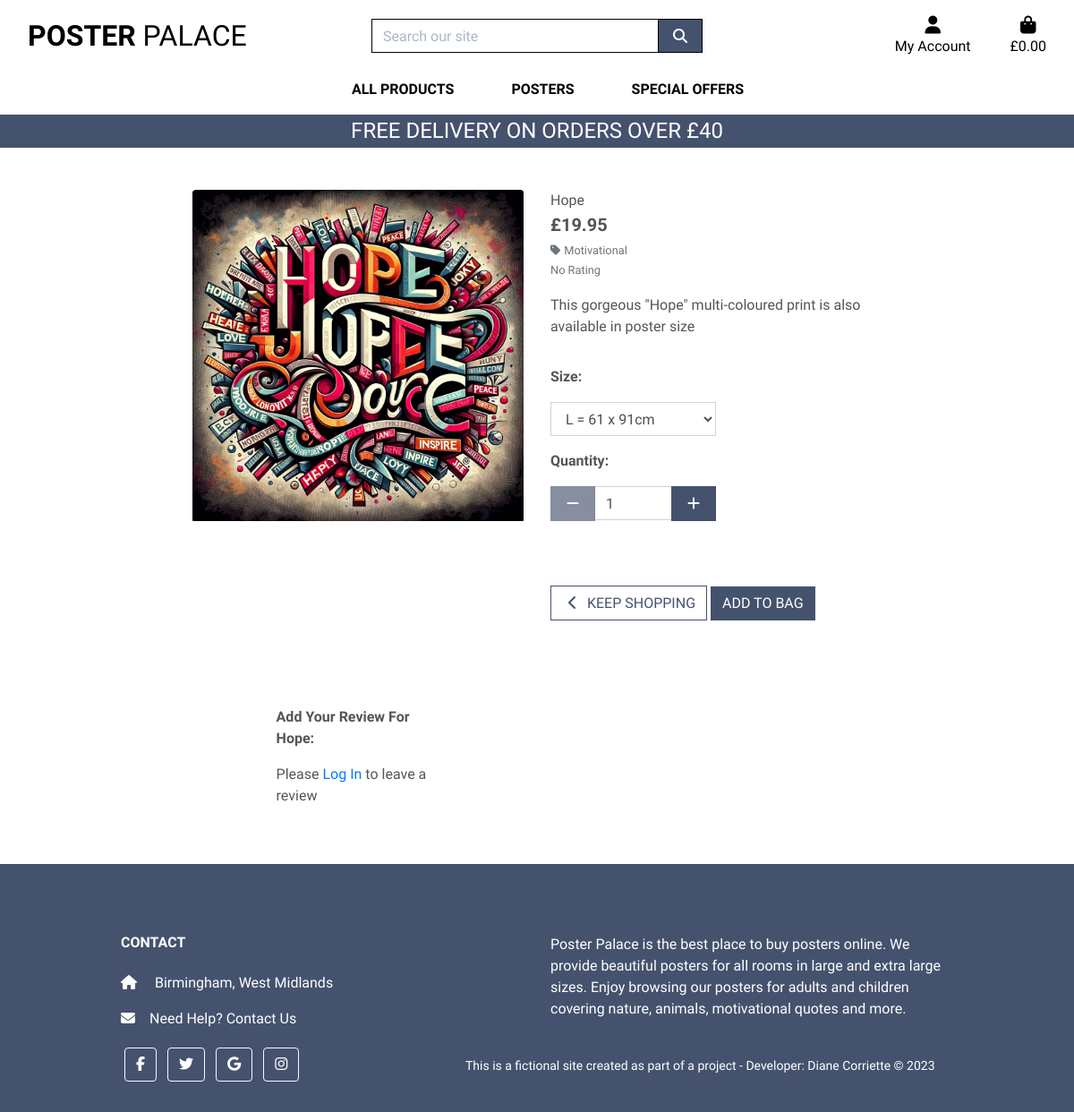
Screenshot of /products/2/ with the database file from the repository.
### products/models.py (models this page shows, shortened)
class Product(models.Model):
    sku = models.CharField(max_length=15,
                           default=get_random_string,
                           null=True, blank=True)
    name = models.CharField(max_length=200)
    slug = models.SlugField(max_length=200, unique=True)
    image = models.ImageField(null=True, blank=True)
    description = models.TextField(blank=True)
    sizes = models.BooleanField(default=False, null=True, blank=True)
    price = models.DecimalField(default=9.95, max_digits=8, decimal_places=2)
    category = models.ForeignKey('Category', null=True,
                                 blank=True, on_delete=models.SET_NULL)
    available = models.BooleanField(default=True)
    created = models.DateTimeField(auto_now_add=True)
    updated = models.DateTimeField(auto_now=True)

class Category(models.Model):
    name = models.CharField(max_length=200)
    slug = models.SlugField(max_length=200,
                            unique=True, null=True, blank=True)
    friendly_name = models.CharField(max_length=200, null=True, blank=True)
    class Meta:
        ordering = ['name']
        verbose_name = 'category'
        verbose_name_plural = 'categories'

### products/views.py (the view)
# urls.py: path('<int:product_id>/', views.product_detail, name='product_detail'),
def product_detail(request, product_id):
    product = get_object_or_404(Product, pk=product_id)
    context = {
        'product': product,
    }
    return render(request, 'products/product_detail.html', context)

### bag/contexts.py (called while the page is built, shortened)
def bag_contents(request):
    bag_items = []
    total = 0
    product_count = 0
    bag = request.session.get('bag', {})
    if total < settings.FREE_DELIVERY_THRESHOLD:
        delivery = total * Decimal(settings.STANDARD_DELIVERY_PERCENTAGE / 100)
        free_delivery_delta = settings.FREE_DELIVERY_THRESHOLD - total
    else:
        delivery = 0
        free_delivery_delta = 0
    grand_total = delivery + total
    context = {
        'bag_items': bag_items,
        'total': total,
        'product_count': product_count,
        'delivery': delivery,
        'free_delivery_delta': free_delivery_delta,
        'free_delivery_threshold': settings.FREE_DELIVERY_THRESHOLD,
        'grand_total': grand_total,
    }
    return context

### products/templates/products/product_detail.html (shortened to what this page needs)
{% extends "base.html" %}
{% load static %}
{% load reviews %}
{% load crispy_forms_tags %}
{% block page_header %}
    <div class="container header-container">
    </div>
{% endblock %}
{% block content %}
    <div class="overlay"></div>
    <div class="container-fluid">
        <div class="row">
            <div class="col-12 col-md-6 col-lg-4 offset-lg-2">
                <div class="image-container my-5">
                    {% if product.image %}
                        <a href="{{ product.image.url }}" target="_blank">
                            <img class="card-img-top img-fluid" src="{{ product.image.url }}" alt="{{ product.name }}">
                        </a>
                        {% else %}
                        <a href="">
                            <img class="card-img-top img-fluid" src="{{ MEDIA_URL }}noimage.png" alt="{{ product.name }}">
                        </a>
                    {% endif %}
                </div>
            </div>
            <div class="col-12 col-md-6 col-lg-4">
                <div class="product-details-container mb-5 mt-md-5">
                    <p class="mb-0">{{ product.name }}</p>
                    <p class="lead mb-0 text-left font-weight-bold">&#163;{{ product.price }}</p>
                    {% if product.category %}
                    <p class="small mt-1 mb-0">
                        <a class="text-muted" href="{% url 'products' %}?category={{ product.category.name }}">
                            <i class="fas fa-tag mr-1"></i>{{ product.category.friendly_name }}
                        </a>
                    </p>
                    {% endif %}
                    {% if product.rating %}
                        <small class="text-muted"><i class="fas fa-star mr-1"></i>{{ product.rating }} / 7</small>
                    {% else %}
                        <small class="text-muted">No Rating</small>
                    {% endif %}
                    <p class="mt-3">{{ product.description }}</p>
                    <form class="form" action="{% url 'add_to_bag' product.id %}" method="POST">
                        <div class="form-row">
                            {% with product.sizes as s %}
                            {% if s %}
                                <div class="col-12">
                                    <p class="mt-3"><strong>Size:</strong></p>
                                    <select class="form-control rounded-0 w-50" name="product_size" id='id_product_size'>
                                        <option value="L">L = 61 x 91cm</option>
                                    </select>
                                </div>
                            {% endif %}
                            <div class="col-12">
                                <p class="mt-3"><strong>Quantity:</strong></p>
                                <div class="form-group w-50">
                                    <div class="input-group">
                                        <div class="input-group-prepend">
                                            <button class="decrement-qty btn btn-black rounded-0"
                                                data-item_id="{{ product.id }}" id="decrement-qty_{{ product.id }}">
                                                <span class="icon">
                                                    <i class="fas fa-minus"></i>
                                                </span>
                                            </button>
                                        </div>
                                        <input class="form-control qty_input" type="number"
                                            name="quantity" value="1" min="1" max="99"
                                            data-item_id="{{ product.id }}"
                                            id="id_qty_{{ product.id }}">
                                        <div class="input-group-append">
                                            <button class="increment-qty btn btn-black rounded-0"
                                                data-item_id="{{ product.id }}" id="increment-qty_{{ product.id }}">
                                                <span class="icon">
                                                    <i class="fas fa-plus"></i>
                                                </span>
                                            </button>
                                        </div>
                                    </div>
                                </div>
                            </div>
                            <div class="col{% if s %}-12 mt-2{% endif %}">
                                <a href="{% url 'products' %}" class="btn btn-outline-black rounded-0 mt-5">
                                    <span class="icon">
                                        <i class="fas fa-chevron-left"></i>
                                    </span>
                                    <span class="text-uppercase">Keep Shopping</span>
                                </a>
                                <input type="submit" class="btn btn-black rounded-0 text-uppercase mt-5" value="Add to Bag">
                            </div>
                            {% endwith %}
                        </div>
                    </form>
                </div>
            </div>
        </div>
    </div>
<div class="overlay"></div>
<div class="container-fluid">
    <div class="row">
        <div class="col-12 col-md-6 col-lg-4 offset-lg-2">
            <div class="container my-5">
                <div class="container">
                    <p class="mt-3"><strong>Add Your Review For {{ product.name }}:</strong></p>
                        {% if user.is_authenticated %}
                            {% include 'reviews/add_review.html' %}
                        {% else %}
                            <p>Please <a href="{% url 'account_login' %}" class="text-blue">Log In</a> to leave a review</p>
                        {% endif %}
                    </div>
                </div>
            </div>
        </div>
    </div>
{% endblock %}

### static/css/style.css (style rules this page uses)
html { height: 100% }
* { font-family: 'Mulish', sans-serif; }
body { min-height: 100vh; color: #555; display: flex; flex-direction: column; }
.icon { align-items: center; display: inline-flex; justify-content: center; height: 1.5rem; width: 1.5rem; }
.btn-black { background: #45526e; color: white; }
.btn-outline-black { background: white; color: #45526e !important; border: 1px solid #45526e; }
.overlay { height: 100%; width: 100%; top: 0; left: 0; position: fixed; background: white; z-index: -1; }
@media (min-width: 1200px) { .container { max-width: 80%; } }
@media (min-width: 992px) { .header-container { padding-top: 164px; } }

### rows the page displays
Product: image (picture), name "Hope", price "19.95", category.friendly_name "Motivational", description "This gorgeous \"Hope\" multi-coloured print is also available in poster size"

### other values shown
{{ free_delivery_threshold }} "40"
